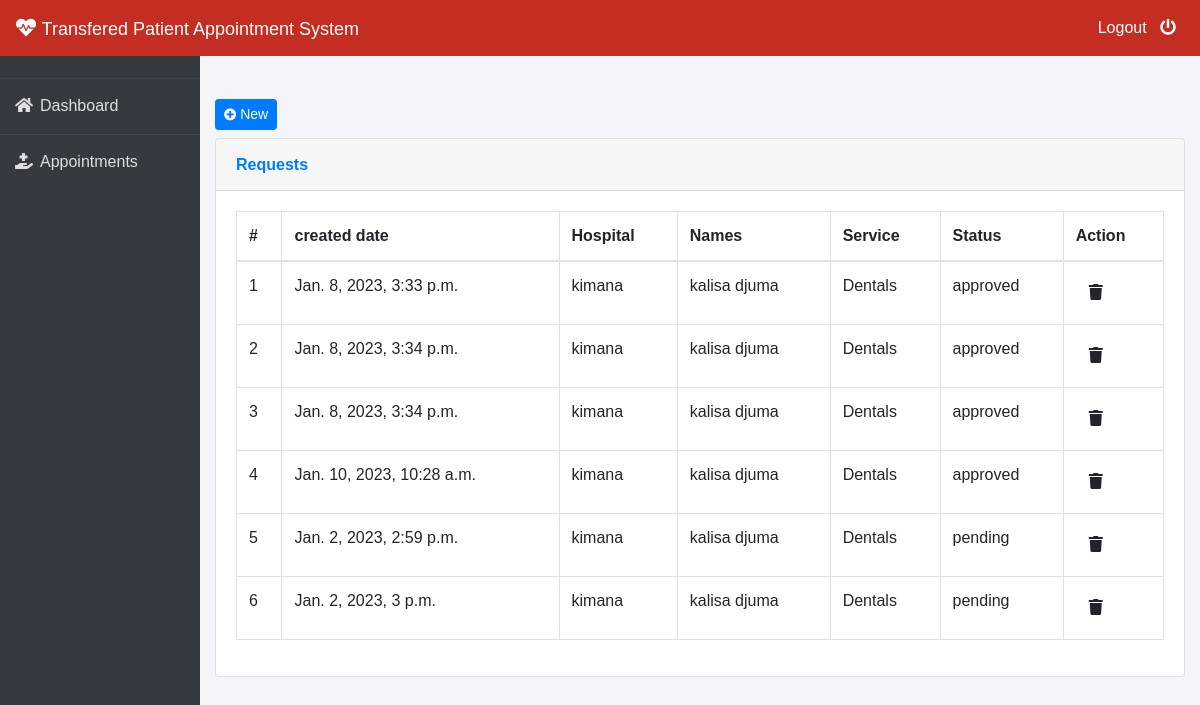
Screenshot of /requests/ (signed in) with the database file from the repository.
### account/models.py (models this page shows)
class RequestAppointment(models.Model):
    STATUS = (("approved", "Approved"), ("pending", "Pending"),("canceled", "Canceled"), ("rejected", "Rejected"))
    patient=models.ForeignKey(Patient,on_delete=models.CASCADE)
    service=models.ForeignKey(Service,on_delete=models.CASCADE)
    transfer=models.ImageField(default="avatar.jpg")
    status = models.CharField(max_length=123, choices=STATUS, default="pending")
    created_date=models.DateTimeField(auto_now=True)
    def __str__(self):
        return self.patient.names

class Service(models.Model):
    name=models.CharField(max_length=255)
    hospital=models.ForeignKey(Hospital,on_delete=models.CASCADE)
    created_date=models.DateTimeField(auto_now=True)
    def __str__(self):
        return self.name

class Hospital(models.Model):
      name=models.CharField(max_length=200)
      address=models.CharField(max_length=200)
      user=models.ForeignKey(User,on_delete=models.CASCADE)
      created_date=models.DateTimeField(auto_now=True)
      class Meta:
        ordering=['-created_date']
      def __str__(self):
            return self.name

class Patient(models.Model):
    names=models.CharField(max_length=255)
    address=models.CharField(max_length=255)
    user=models.ForeignKey(User,on_delete=models.CASCADE)
    created_date=models.DateTimeField(auto_now=True)
    def __str__(self):
        return self.names

### account/views.py (the view)
# urls.py: path('requests/',views.requests,name='requests'),
def requests(request):
      appointments= RequestAppointment.objects.all()
      hospital= Hospital.objects.all()
      print(appointments)
      return render(request,'site/dashboard/requests.html',{"appointments":appointments,"hospital":hospital})

### templates/site/dashboard/requests.html (shortened to what this page needs)
    {% extends './master.html' %}
    {% block content %}
    <br><br>
       <div class="container-fluid">
        <h1 class="h3 mb-2 text-gray-800">
          {% if user.groups.first.name != "hospital" %}
            <a href="#" class="d-none d-sm-inline-block btn btn-sm btn-primary shadow-sm" data-toggle="modal" data-target="#addEmployee">
        <i class="fas fa-plus-circle fa-sm text-white-50"></i> New</a>
        {%endif%}
        </h1>
    <div class="card shadow mb-4">
      <div class="card-header py-3">
        <h6 class="m-0 font-weight-bold text-primary">Requests</h6>
      </div>
      <div class="card-body">
        <div class="table-responsive">
          <table class="table table-bordered" id="dataTable" width="100%" cellspacing="0">
            <thead>
              <tr>
                <th>#</th>
                <th>created date</th>
                <th>Hospital</th>
                <th>Names</th>
                <th>Service</th>
                <th>Status</th>
                <th>Action</th>
              </tr>
            </thead>
            <tbody>
              {% if user.groups.first.name == 'patient' %}
              {% with value=0 %}
        {% for data in appointments %}
               {% if data.patient.user.id == user.id %}
              <tr>
                <td>{{forloop.counter}}</td>
                <td>{{data.created_date}}</td>
                <td>{{data.service.hospital}}</td>
                <td>{{data.patient}}</td>
                <td>{{data.service}}</td>
                <td>{{data.status}}</td>
                <td>
                <a class="btn btn-datatable" title="Delete Employee" disabled onclick="if (confirm('Do yo want to delete from your employees? Press Ok to continue.')) {window.location='deleteEmployee.jsp?id=<%=rs.getString(1)%>'}"><i class="fas fa-trash"></i></a>
               </td>
              </tr>
              {% endif %}
              {% endfor%}
              {% endwith %}
              {% endif %}
            </tbody>
          </table>
        </div>
      </div>
    </div>
  </div>
{% endblock content %}

### templates/site/dashboard/master.html (style rules this page uses)
* { margin: 0; padding: 0; box-sizing: border-box; list-style: none; text-decoration: none; font-family: 'Josefin Sans', sans-serif; }
body { background-color: #f3f5f9; }

### rows the page displays
RequestAppointment: created_date "Jan. 8, 2023, 3:33 p.m.", service.hospital "kimana", patient "kalisa djuma", service "Dentals", status "approved"
RequestAppointment: created_date "Jan. 8, 2023, 3:34 p.m.", service.hospital "kimana", patient "kalisa djuma", service "Dentals", status "approved"
RequestAppointment: created_date "Jan. 8, 2023, 3:34 p.m.", service.hospital "kimana", patient "kalisa djuma", service "Dentals", status "approved"
RequestAppointment: created_date "Jan. 10, 2023, 10:28 a.m.", service.hospital "kimana", patient "kalisa djuma", service "Dentals", status "approved"
RequestAppointment: created_date "Jan. 2, 2023, 2:59 p.m.", service.hospital "kimana", patient "kalisa djuma", service "Dentals", status "pending"
RequestAppointment: created_date "Jan. 2, 2023, 3 p.m.", service.hospital "kimana", patient "kalisa djuma", service "Dentals", status "pending"
